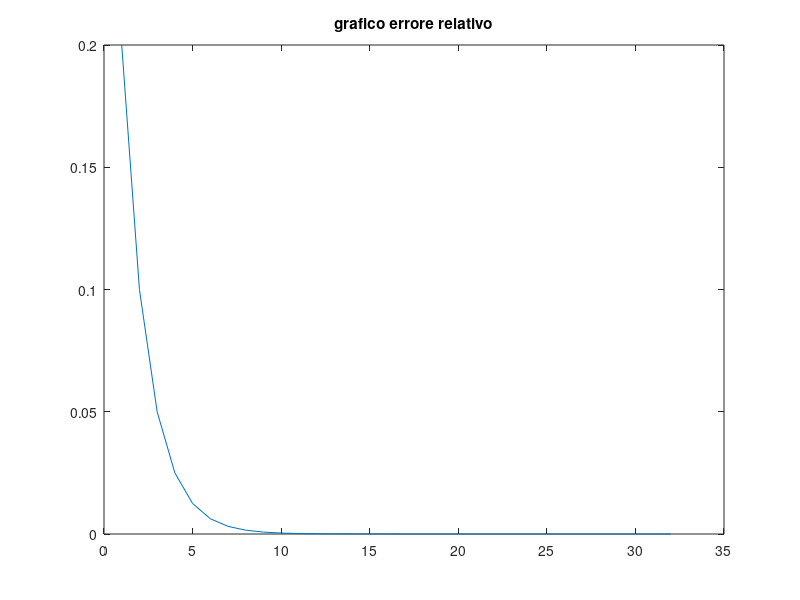

The MATLAB script that drew this image:
close all
clear all
clc

a = 0.6;
b = 1;
tolleranza = 10^-10;
f = @(x) x/8*(63*x^4-70*x^2+15);
max_iter = (log(b-a)-log(tolleranza))/log(2)

iter = 1;
err = abs(b-a);

while err > tolleranza
    x = (a+b)/2;
    if(f(x)*f(a)) < 0
        b = x;
    elseif (f(x)*f(a)) == 0
        return;
    else
        a = x;
    end
    err = abs(b-a);
    e(iter) = err;
    iter = iter+1;
end
radice_alfa = x
iter
plot(e);
title("grafico errore relativo");




